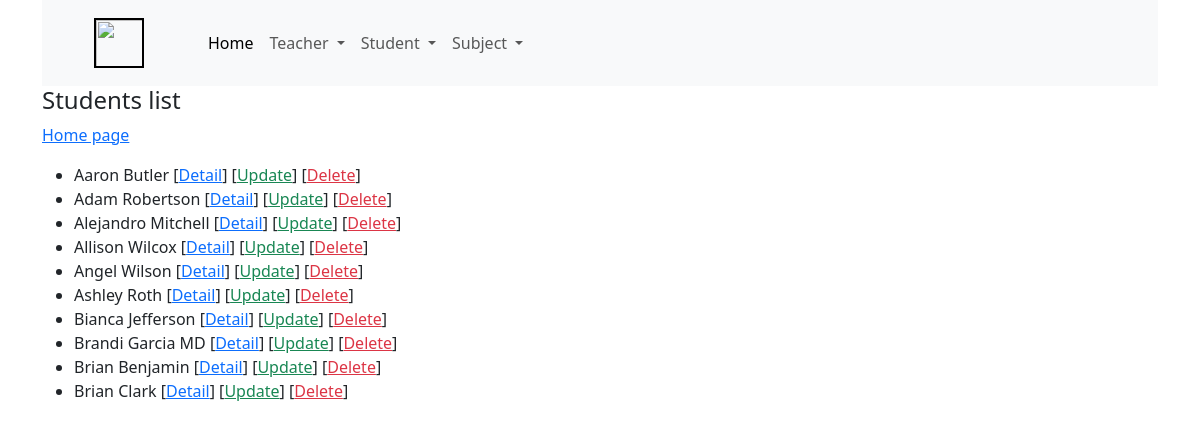
The page /first_app/student_list/ on the database as committed earlier.
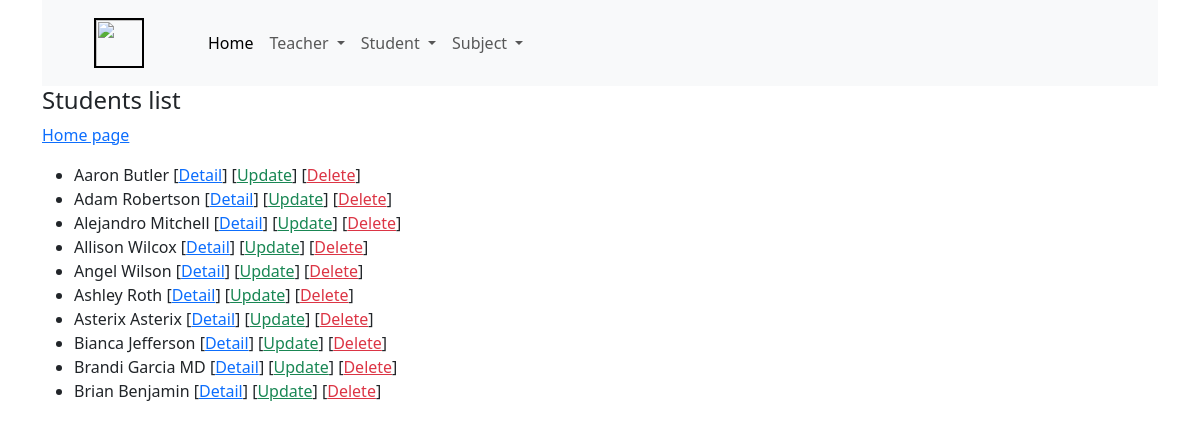
The same page on the database as committed later.
### first_app/models.py (models this page shows)
class Student(models.Model):
    name = models.CharField(max_length=100)
    date_of_birth = models.DateField(null=True, blank=True)
    weight = models.IntegerField()

### first_app/views.py (the view)
# urls.py: path('student_list/', views.StudentListView.as_view(), name='student_list'),
class StudentListView(ListView):
    model = Student  # Connected to Models Student
    queryset = Student.objects.order_by('name')  # Result ordered by name
    context_object_name = 'students'  # default object_list now students
    paginate_by = 10  # 10 per page in ListView

### first_app/templates/first_app/student_list.html (shortened to what this page needs)
{% extends 'base.html' %}
{% block content %}
	<h4>Students list</h4>
    <a href="{% url 'first_app:home' %}">Home page</a>
    <ul>
        {% for student in students %}
            <li>
                {{ student.name }}
                [<a href="/first_app/student_detail/{{ student.id }}">Detail</a>]
                [<a href="/first_app/student_update/{{ student.id }}" class="text-success">Update</a>]
                [<a href="/first_app/student_delete/{{ student.id }}" class="text-danger" onclick="confirm('are you sure?')">Delete</a>]
            </li>
        {% endfor %}
    </ul>
{% endblock %}

Rows that differ between the two databases and show on the page:
no longer on this page (row unchanged): Student: name "Brian Clark"
added Student: name "Asterix Asterix"
